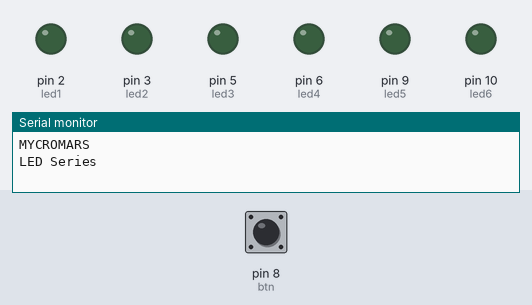
A program run on a simulated Arduino Uno, built with avr-gcc and run on an emulated ATmega328P. Shown: output pins drawn as LEDs (lit = HIGH), the last lines printed to the serial monitor. Inputs (shaded band) come from the test bench; at power-on: pin 8 (btn) HIGH.

Above: at 1.2 s.
1.3 s: pin 8 (btn) pulled LOW for 0.15 s
At 1.61 s:
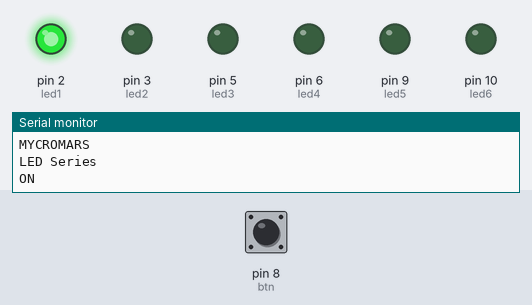
At 2.71 s:
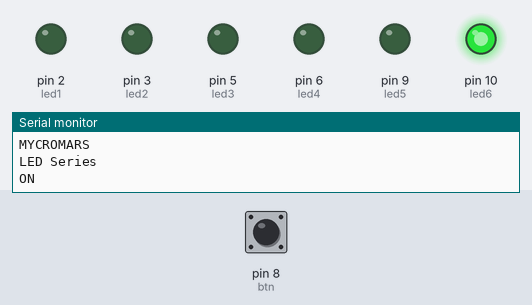
4.3 s: pin 8 (btn) pulled LOW for 1 s
At 4.8 s:
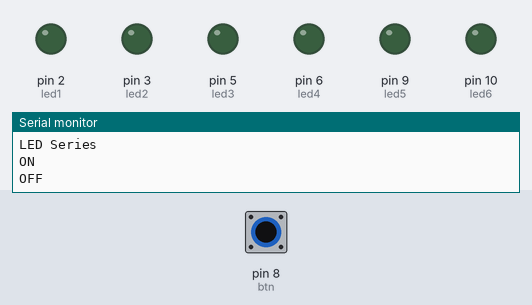
Timing chart, 0 to 7.3 s (numbered marks = the images above; inputs shaded):
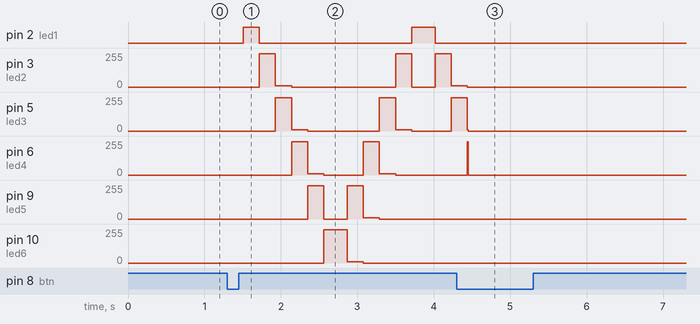

The program:

main.cpp
```cpp
// Required libraries
#include <Arduino.h>

// LED Pins
int led1 = 2;
int led2 = 3;
int led3 = 5;
int led4 = 6;
int led5 = 9;
int led6 = 10;

// Button Pin
int btn = 8;
int btn_data, led_state, prev_btn_data;

int i = 0;

int i1 = 0;
int i2 = 0;
int i3 = 0;
int i4 = 0;
int i5 = 0;
int i6 = 0;

int direction = 1;
int start = 1;

// Main Function *************************************
void setup() {
  // Connect
  Serial.begin(9600);
  while (!Serial);

  // Output
  Serial.println("MYCROMARS");
  Serial.println("LED Series");

  pinMode(led1, OUTPUT);
  pinMode(led2, OUTPUT);
  pinMode(led3, OUTPUT);
  pinMode(led4, OUTPUT);
  pinMode(led5, OUTPUT);
  pinMode(led6, OUTPUT);

  pinMode(btn, INPUT_PULLUP);
}

void loop() {
  // assign: Button input (press: HIGH)
  btn_data = digitalRead(btn);

  // Statement: Button
  if(btn_data == LOW && btn_data != prev_btn_data)
  {
    // true/false
    led_state = !led_state;

    if (led_state == 1){
      Serial.println("ON");
     //Serial.println(led_state);
    }
    else if (led_state == 0){
      Serial.println("OFF");
      //Serial.println(led_state);
    }

  }

if (led_state == true)
{

  if (direction == 1){
     i++;
     if (i == 6){
      direction = 0;
      start = 0;
     }
  }
  else {
     i--;
      if (i == 1){
      direction = 1;
     }
  }

  switch (i)
  {
    case 1:
      i1 = 250;
      i2 = 0;
      i3 = 0;
      break;

    case 2:
      if (direction == 1){i1 = 10;}
      i2 = 250;
      if (direction == 0){i3 = 10; i4 = 0;}
      break;

    case 3:
      i1 = 0;
      if (direction == 1){i2 = 10;}
      i3 = 250;
      if (direction == 0){i4 = 10; i5 = 0;}
      break;

    case 4:
      i2 = 0;
      if (direction == 1){i3 = 10;}
      i4 = 250;
      if (direction == 0){i5 = 10; i6 = 0;}
      break;

    case 5:
      i3 = 0;
      if (direction == 1){i4 = 10;}
      i5 = 250;
      if (direction == 0){i6 = 10;}
      break;

    case 6:
      i4 = 0;
      i5 = 0;
      i6 = 250;
      break;

      default:
        i1 = 0;
        i2 = 0;
        i3 = 0;
        i4 = 0;
        i5 = 0;
        i6 = 0;
    }
  delay(200);
 }
 else{
    i1 = 0;
    i2 = 0;
    i3 = 0;
    i4 = 0;
    i5 = 0;
    i6 = 0;
 }

   // LED on/off
  analogWrite(led1, i1);
  analogWrite(led2, i2);
  analogWrite(led3, i3);
  analogWrite(led4, i4);
  analogWrite(led5, i5);
  analogWrite(led6, i6);

  // Assign: LOW/HIGH
  prev_btn_data = btn_data;

  if (i == 1 & start == 0){
    delay(100);
  }
  else if (i == 6 ){
    delay(100);
  }

  delay(10);
}
```

Measured:
- after the input at 1.3 s, pin 2 (led1): LOW → HIGH after 0.21 s, → LOW 0.21 s later, → HIGH 2.0 s later, → LOW 0.31 s later; pin 3 (led2): 0/255 → 250/255 after 0.42 s, → 10/255 0.21 s later, → 0/255 0.21 s later, → 250/255 1.4 s later, … (7 changes in this stretch)
- after the input at 4.3 s, pin 2 (led1): stops changing and stays LOW; pin 3 (led2): goes on until 4.4 s, then stays 0/255; pin 9 (led5), pin 10 (led6): stops changing and stays 0/255
